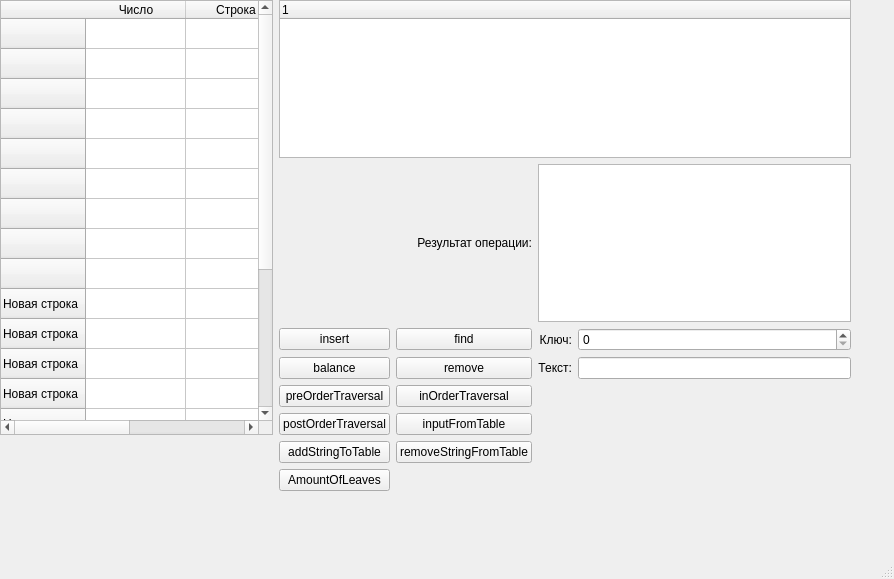
<?xml version="1.0" encoding="UTF-8"?>
<ui version="4.0">
 <class>MainWindow</class>
 <widget class="QMainWindow" name="MainWindow">
  <property name="geometry">
   <rect>
    <x>0</x>
    <y>0</y>
    <width>894</width>
    <height>579</height>
   </rect>
  </property>
  <property name="windowTitle">
   <string>MainWindow</string>
  </property>
  <widget class="QWidget" name="centralwidget">
   <widget class="QWidget" name="gridLayoutWidget">
    <property name="geometry">
     <rect>
      <x>0</x>
      <y>0</y>
      <width>851</width>
      <height>491</height>
     </rect>
    </property>
    <layout class="QGridLayout" name="gridLayout">
     <item row="3" column="2">
      <widget class="QPushButton" name="removeButton">
       <property name="text">
        <string>remove</string>
       </property>
      </widget>
     </item>
     <item row="0" column="0" rowspan="6">
      <widget class="QTableWidget" name="tableWidget">
       <row>
        <property name="text">
         <string/>
        </property>
       </row>
       <row>
        <property name="text">
         <string/>
        </property>
       </row>
       <row>
        <property name="text">
         <string/>
        </property>
       </row>
       <row>
        <property name="text">
         <string/>
        </property>
       </row>
       <row>
        <property name="text">
         <string/>
        </property>
       </row>
       <row>
        <property name="text">
         <string/>
        </property>
       </row>
       <row>
        <property name="text">
         <string/>
        </property>
       </row>
       <row>
        <property name="text">
         <string/>
        </property>
       </row>
       <row>
        <property name="text">
         <string/>
        </property>
       </row>
       <row>
        <property name="text">
         <string>Новая строка</string>
        </property>
       </row>
       <row>
        <property name="text">
         <string>Новая строка</string>
        </property>
       </row>
       <row>
        <property name="text">
         <string>Новая строка</string>
        </property>
       </row>
       <row>
        <property name="text">
         <string>Новая строка</string>
        </property>
       </row>
       <row>
        <property name="text">
         <string>Новая строка</string>
        </property>
       </row>
       <row>
        <property name="text">
         <string>Новая строка</string>
        </property>
       </row>
       <row>
        <property name="text">
         <string>Новая строка</string>
        </property>
       </row>
       <row>
        <property name="text">
         <string>Новая строка</string>
        </property>
       </row>
       <row>
        <property name="text">
         <string>Новая строка</string>
        </property>
       </row>
       <row>
        <property name="text">
         <string>Новая строка</string>
        </property>
       </row>
       <row>
        <property name="text">
         <string>Новая строка</string>
        </property>
       </row>
       <column>
        <property name="text">
         <string>Число</string>
        </property>
       </column>
       <column>
        <property name="text">
         <string>Строка</string>
        </property>
       </column>
      </widget>
     </item>
     <item row="3" column="4">
      <widget class="QLineEdit" name="infoLineEdit"/>
     </item>
     <item row="3" column="3">
      <widget class="QLabel" name="label_3">
       <property name="text">
        <string>Текст:</string>
       </property>
       <property name="alignment">
        <set>Qt::AlignRight|Qt::AlignTrailing|Qt::AlignVCenter</set>
       </property>
      </widget>
     </item>
     <item row="2" column="3">
      <widget class="QLabel" name="label_2">
       <property name="text">
        <string>Ключ:</string>
       </property>
       <property name="alignment">
        <set>Qt::AlignRight|Qt::AlignTrailing|Qt::AlignVCenter</set>
       </property>
      </widget>
     </item>
     <item row="4" column="2">
      <widget class="QPushButton" name="inorderButton">
       <property name="text">
        <string>inOrderTraversal</string>
       </property>
      </widget>
     </item>
     <item row="6" column="1">
      <widget class="QPushButton" name="addStringButton">
       <property name="text">
        <string>addStringToTable</string>
       </property>
      </widget>
     </item>
     <item row="1" column="1" colspan="2">
      <widget class="QLabel" name="label">
       <property name="text">
        <string>Результат операции:</string>
       </property>
       <property name="alignment">
        <set>Qt::AlignRight|Qt::AlignTrailing|Qt::AlignVCenter</set>
       </property>
      </widget>
     </item>
     <item row="3" column="1">
      <widget class="QPushButton" name="balanceButton">
       <property name="text">
        <string>balance</string>
       </property>
      </widget>
     </item>
     <item row="5" column="1">
      <widget class="QPushButton" name="postorderButton">
       <property name="text">
        <string>postOrderTraversal</string>
       </property>
      </widget>
     </item>
     <item row="4" column="1">
      <widget class="QPushButton" name="preorderButton">
       <property name="text">
        <string>preOrderTraversal</string>
       </property>
      </widget>
     </item>
     <item row="2" column="1">
      <widget class="QPushButton" name="insertButton">
       <property name="text">
        <string>insert</string>
       </property>
      </widget>
     </item>
     <item row="2" column="4">
      <widget class="QSpinBox" name="keySpinBox"/>
     </item>
     <item row="1" column="3" colspan="2">
      <widget class="QPlainTextEdit" name="resLAbel"/>
     </item>
     <item row="6" column="2">
      <widget class="QPushButton" name="removeStringButton">
       <property name="text">
        <string>removeStringFromTable</string>
       </property>
      </widget>
     </item>
     <item row="0" column="1" colspan="4">
      <widget class="QTreeWidget" name="treeWidget">
       <column>
        <property name="text">
         <string notr="true">1</string>
        </property>
       </column>
      </widget>
     </item>
     <item row="2" column="2">
      <widget class="QPushButton" name="findButton">
       <property name="text">
        <string>find</string>
       </property>
      </widget>
     </item>
     <item row="5" column="2">
      <widget class="QPushButton" name="inputButton">
       <property name="text">
        <string>inputFromTable</string>
       </property>
      </widget>
     </item>
     <item row="7" column="1">
      <widget class="QPushButton" name="leavesButton">
       <property name="text">
        <string>AmountOfLeaves</string>
       </property>
      </widget>
     </item>
    </layout>
   </widget>
  </widget>
  <widget class="QMenuBar" name="menubar">
   <property name="geometry">
    <rect>
     <x>0</x>
     <y>0</y>
     <width>894</width>
     <height>23</height>
    </rect>
   </property>
  </widget>
  <widget class="QStatusBar" name="statusbar"/>
 </widget>
 <resources/>
 <connections/>
</ui>
